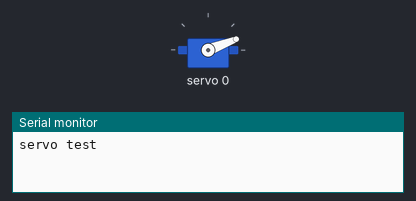
The sketch below on a simulated Arduino Uno, built with avr-gcc and run on an emulated ATmega328P. On the bench: servo, the last lines printed to the serial monitor.

Above: at 1.05 s.
At 1.7 s:
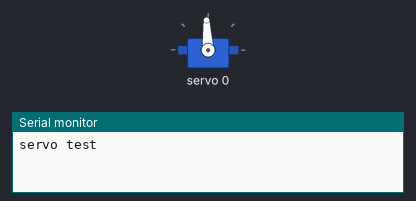
At 2.4 s:
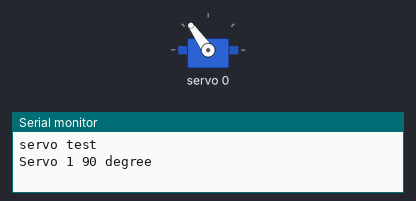
At 3.8 s:
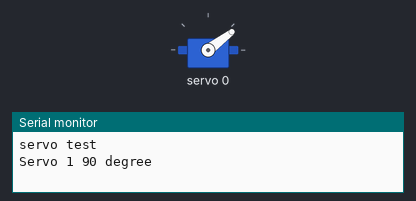
Timing chart, 0 to 10.1 s (numbered marks = the images above):
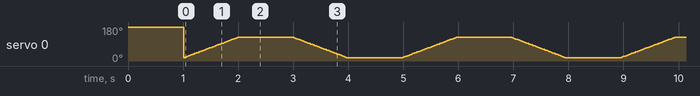

The sketch:

ServoAngleTest_0.ino
```cpp
#include <Wire.h>
#include <Adafruit_PWMServoDriver.h>
Adafruit_PWMServoDriver pwm =Adafruit_PWMServoDriver();
#define SERVOMIN 150
#define SERVOMAX 600

int angleToPulse(int angle){
  return map(angle, 0, 180,SERVOMIN, SERVOMAX);
  }


void setup() {
  Serial.begin(9600);
  Serial.println("servo test");
  pwm.begin();
  pwm.setPWMFreq(50);
  delay(10);
  pwm.setPWM(0, 0, angleToPulse(180));
  delay(1000);

}

void loop() {

  for(int i=0;i<=90;i++){
    pwm.setPWM(0, 0, angleToPulse(i));
    delay(10);
  }
  Serial.println("Servo 1 90 degree");
  delay(1000);

  for(int i=90;i>=0;i--){
    pwm.setPWM(0, 0, angleToPulse(i));
    delay(10);
  }
  Serial.println("Servo 1 90 degree");
  delay(1000);


}
```
